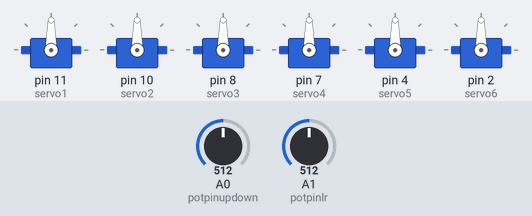
The sketch below on a simulated Arduino Uno, built with avr-gcc and run on an emulated ATmega328P. On the bench: 6 × servo. The test bench sets the inputs (shaded band); at power-on: A0 (potpinupdown) = 512, A1 (potpinlr) = 512.

Above: at 1.2 s.
1.3 s: A0 (potpinupdown) set to 716
At 2.5 s:
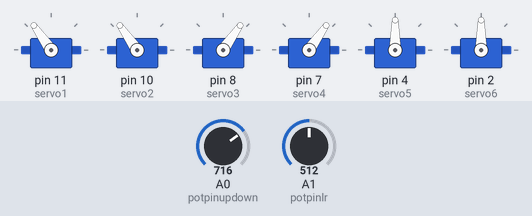
2.8 s: A1 (potpinlr) set to 716
At 3.1 s:
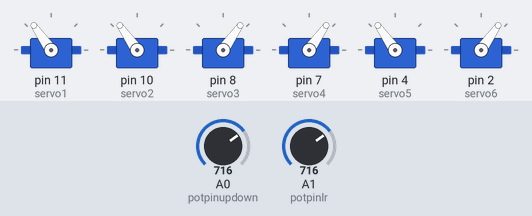
4.3 s: A0 (potpinupdown) set to 900
At 4.7 s:
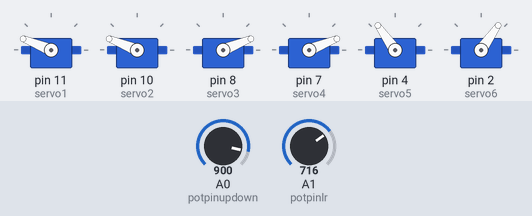
5.8 s: A1 (potpinlr) set to 900
At 6.2 s:
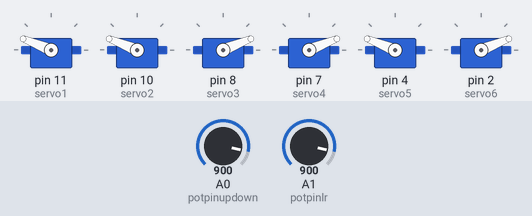
7.3 s: A0 (potpinupdown) set to 1023
At 7.8 s:
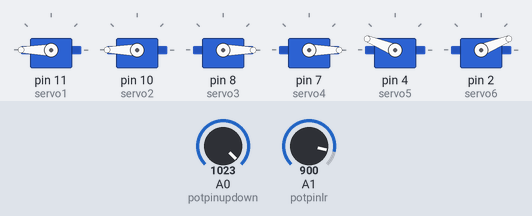
8.8 s: A1 (potpinlr) set to 1023
At 9.3 s:
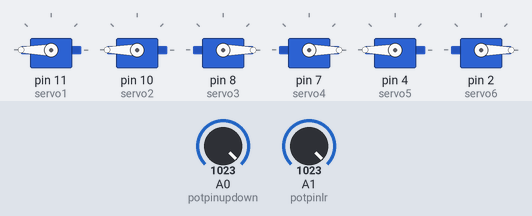
Timing chart, 0 to 11.3 s (numbered marks = the images above; inputs shaded):
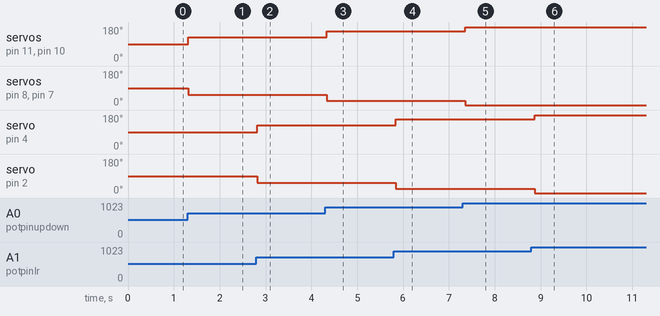

Measured:
- after the input at 1.3 s, servo on pin 11 (servo1), servo on pin 10 (servo2): 90° → 125° at once; servo on pin 8 (servo3), servo on pin 7 (servo4): 90° → 55° at once
- after the input at 2.8 s, servo on pin 4 (servo5): 90° → 125° at once; servo on pin 2 (servo6): 90° → 55° at once
- after the input at 4.3 s, servo on pin 11 (servo1), servo on pin 10 (servo2): 125° → 158° at once; servo on pin 8 (servo3), servo on pin 7 (servo4): 55° → 22° at once
- after the input at 5.8 s, servo on pin 4 (servo5): 125° → 158° after 0.05 s; servo on pin 2 (servo6): 55° → 22° after 0.05 s
- after the input at 7.3 s, servo on pin 11 (servo1), servo on pin 10 (servo2): 158° → 180° after 0.06 s; servo on pin 8 (servo3), servo on pin 7 (servo4): 22° → 0° after 0.06 s
- after the input at 8.8 s, servo on pin 4 (servo5): 158° → 180° after 0.07 s; servo on pin 2 (servo6): 22° → 0° after 0.07 s

The sketch:

Etch-A-Sketch.ino
```cpp
#include <Servo.h>

Servo servo1; //declare servo objects
Servo servo2;
Servo servo3;
Servo servo4;
Servo servo5;
Servo servo6;

//analog pins on arduino to read from potentiometers
const int potpinupdown = A0; //moves pen up and down
const int potpinlr = A1; //moves pen left and right

int val1 = 0;
int val2 = 0;


int potvalueupdown;
int potvaluelr;

void setup() {

  servo1.attach(11); //set servoes to pins on arduino
  servo2.attach(10);
  servo3.attach(8);
  servo4.attach(7);
  servo5.attach(4);
  servo6.attach(2);
  Serial.begin(9600);

  servo1.write(0); //initialize servo positions
  servo2.write(0);
  servo3.write(180);
  servo4.write(180);
  servo5.write(0);
  servo6.write(180);
}

void loop() {
  val1 = analogRead(potpinupdown); //read from potentiometers
  val2 = analogRead(potpinlr);


  potvalueupdown = map(val1,0,1023,0,180); //maps potentiometer values to servoes
  potvaluelr = map(val2,0,1023,0,180);

  servo1.write(potvalueupdown); //move servoes correspondingly
  servo2.write(potvalueupdown);
  servo3.write(180-potvalueupdown);
  servo4.write(180-potvalueupdown);
  servo5.write(potvaluelr);
  servo6.write(180-potvaluelr);

  /*Serial.print("Servo angle 1 and 2: ");
  Serial.println(potvalueupdown);
  Serial.print("Servo angle 3 and 4: ");
  Serial.println(180-potvalueupdown);*/

  /*Serial.print("Servo angle 5 and 6: ");
  Serial.println(potvaluelr);*/

  delay(100);
}
```
